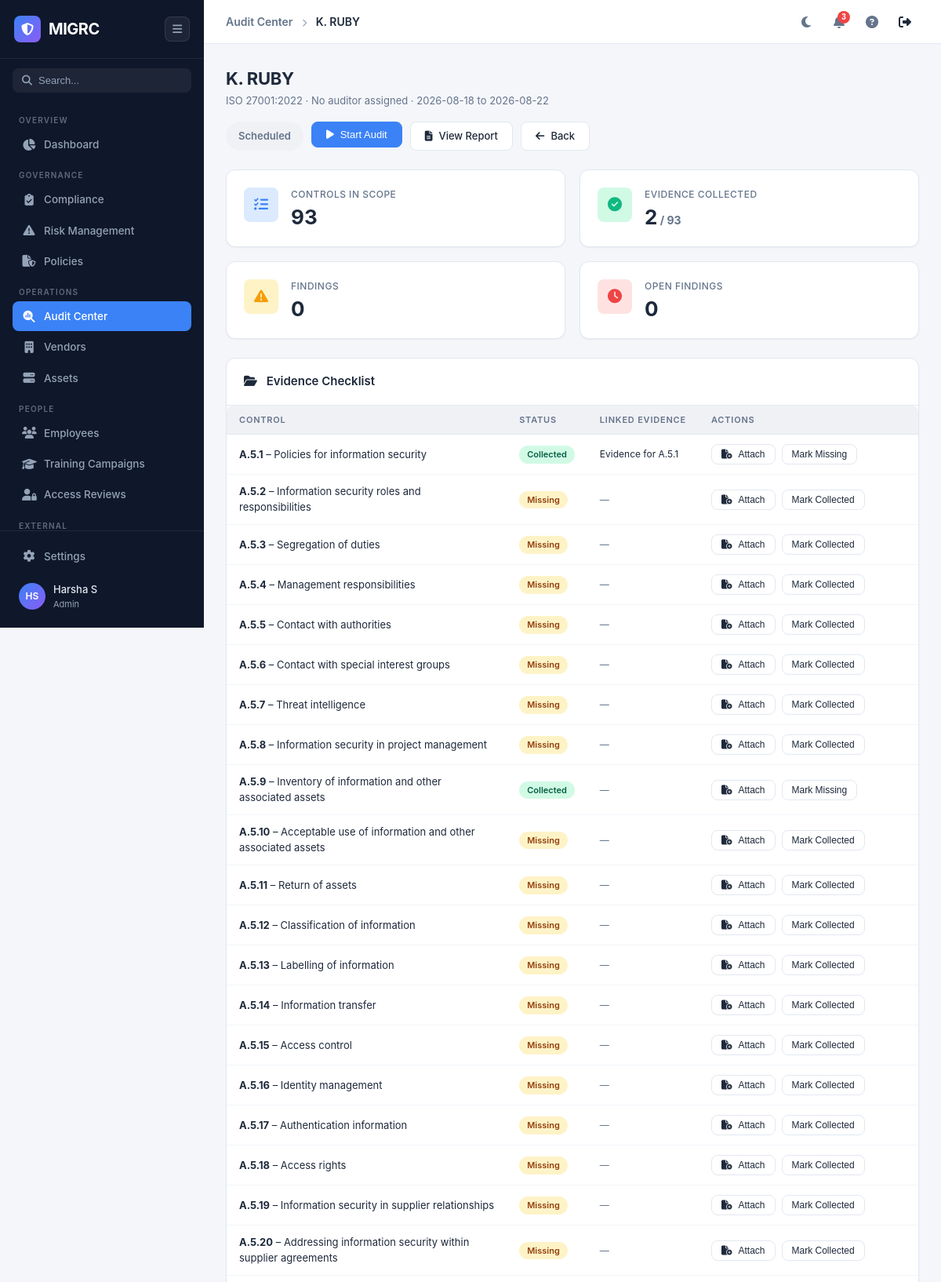
Screenshot of /audits/1 (signed in, upper part) with the database file from the repository.
### app/models.py (models this page shows, shortened)
class User(UserMixin, db.Model):
    __tablename__ = 'users'
    id = db.Column(db.Integer, primary_key=True)
    email = db.Column(db.String(120), unique=True, nullable=False, index=True)
    password_hash = db.Column(db.String(256), nullable=False)
    name = db.Column(db.String(100), nullable=False)
    role = db.Column(db.String(30), nullable=False, default='Viewer')
    is_active_user = db.Column(db.Boolean, default=True)
    created_at = db.Column(db.DateTime, default=datetime.utcnow)
    last_login = db.Column(db.DateTime)
    @property
    def is_active(self):
        return self.is_active_user

class Audit(db.Model):
    __tablename__ = 'audits'
    id = db.Column(db.Integer, primary_key=True)
    name = db.Column(db.String(200), nullable=False)
    framework = db.Column(db.String(100))
    auditor = db.Column(db.String(100))
    status = db.Column(db.String(30), default='Scheduled')
    start_date = db.Column(db.String(20))
    end_date = db.Column(db.String(20))
    created_at = db.Column(db.DateTime, default=datetime.utcnow)
    updated_at = db.Column(db.DateTime, default=datetime.utcnow, onupdate=datetime.utcnow)
    evidence_items = db.relationship('AuditEvidence', backref='audit', lazy='dynamic', cascade='all, delete-orphan')
    finding_items = db.relationship('AuditFinding', backref='audit', lazy='dynamic', cascade='all, delete-orphan')
    STATUS_FLOW = ['Scheduled', 'In Progress', 'Under Review', 'Completed']
    @property
    def evidence_total(self):
        return self.evidence_items.count()
    @property
    def evidence_collected(self):
        return self.evidence_items.filter_by(status='Collected').count()
    @property
    def findings(self):
        return self.finding_items.count()
    @property
    def open_findings(self):
        return self.finding_items.filter_by(status='Open').count()
    @property
    def next_status(self):
        try:
            idx = self.STATUS_FLOW.index(self.status)
        except ValueError:
            return None
        return self.STATUS_FLOW[idx + 1] if idx + 1 < len(self.STATUS_FLOW) else None

class AuditEvidence(db.Model):
    __tablename__ = 'audit_evidence'
    id = db.Column(db.Integer, primary_key=True)
    audit_id = db.Column(db.Integer, db.ForeignKey('audits.id'), nullable=False)
    control_id = db.Column(db.Integer, db.ForeignKey('controls.id'), nullable=False)
    evidence_id = db.Column(db.Integer, db.ForeignKey('evidence.id'), nullable=True)
    status = db.Column(db.String(30), default='Missing')
    collected_at = db.Column(db.DateTime)
    control = db.relationship('Control')
    evidence = db.relationship('Evidence')

class Control(db.Model):
    __tablename__ = 'controls'
    id = db.Column(db.Integer, primary_key=True)
    code = db.Column(db.String(20), nullable=False)
    title = db.Column(db.String(200), nullable=False)
    description = db.Column(db.Text)
    category = db.Column(db.String(100))
    framework_id = db.Column(db.Integer, db.ForeignKey('frameworks.id'), nullable=False)
    status = db.Column(db.String(30), default='Not Assessed')
    owner = db.Column(db.String(100))
    test_criteria = db.Column(db.Text)
    evidence_requirement = db.Column(db.Text)
    created_at = db.Column(db.DateTime, default=datetime.utcnow)
    updated_at = db.Column(db.DateTime, default=datetime.utcnow, onupdate=datetime.utcnow)
    evidence_mappings = db.relationship('EvidenceMapping', backref='control', lazy='dynamic', cascade='all, delete-orphan')

class Evidence(db.Model):
    __tablename__ = 'evidence'
    id = db.Column(db.Integer, primary_key=True)
    title = db.Column(db.String(200), nullable=False)
    description = db.Column(db.Text)
    file_path = db.Column(db.String(500))
    file_name = db.Column(db.String(200))
    file_type = db.Column(db.String(50))
    file_size = db.Column(db.Integer)
    source_type = db.Column(db.String(50))
    uploaded_by_id = db.Column(db.Integer, db.ForeignKey('users.id'))
    vendor_id = db.Column(db.Integer, db.ForeignKey('vendors.id'), nullable=True)
    audit_period_start = db.Column(db.Date)
    audit_period_end = db.Column(db.Date)
    status = db.Column(db.String(30), default='Pending Review')
    review_notes = db.Column(db.Text)
    reviewed_by = db.Column(db.String(100))
    reviewed_at = db.Column(db.DateTime)
    created_at = db.Column(db.DateTime, default=datetime.utcnow)
    updated_at = db.Column(db.DateTime, default=datetime.utcnow, onupdate=datetime.utcnow)
    uploaded_by = db.relationship('User', backref='evidence_uploads')
    evidence_mappings = db.relationship('EvidenceMapping', backref='evidence', lazy='dynamic', cascade='all, delete-orphan')

### app/routes/audits.py (the view)
@audits_bp.route('/audits/<int:audit_id>')
@login_required
def audit_detail(audit_id):
    audit = Audit.query.get_or_404(audit_id)
    evidence_items = audit.evidence_items.order_by(AuditEvidence.id).all()
    existing_evidence_by_control = {}
    for item in evidence_items:
        mappings = EvidenceMapping.query.filter_by(control_id=item.control_id).all()
        existing_evidence_by_control[item.control_id] = [m.evidence for m in mappings]
    findings = audit.finding_items.order_by(AuditFinding.created_at.desc()).all()
    all_controls = Control.query.order_by(Control.code).all()
    return render_template('audit_detail.html', page='audits',
        audit=audit, evidence_items=evidence_items,
        existing_evidence_by_control=existing_evidence_by_control,
        findings=findings, all_controls=all_controls,
        finding_types=FINDING_TYPES, finding_severities=FINDING_SEVERITIES)

### templates/audit_detail.html (shortened to what this page needs)
{% extends "base.html" %}
{% block breadcrumb %}
<a href="/audits" style="color:var(--text-secondary);text-decoration:none;">Audit Center</a>
<i class="fas fa-chevron-right" style="font-size:10px;margin:0 8px;color:var(--text-muted);"></i>
<span>{{ audit.name }}</span>
{% endblock %}
{% block content %}
<div class="page-header">
    <div>
        <h1>{{ audit.name }}</h1>
        <p>{{ audit.framework }} &middot; {{ audit.auditor or 'No auditor assigned' }} &middot; {{ audit.start_date }} to {{ audit.end_date }}</p>
    </div>
    <div class="page-actions">
        <span class="badge {% if audit.status == 'Completed' %}badge-success{% elif audit.status == 'Under Review' %}badge-warning{% elif audit.status == 'In Progress' %}badge-primary{% else %}badge-neutral{% endif %}" style="font-size:13px;padding:8px 16px;">{{ audit.status }}</span>
        {% if audit.next_status %}
        <form method="POST" action="{{ url_for('audits.update_audit_status', audit_id=audit.id) }}" style="display:inline;">
            <button type="submit" class="btn btn-primary">
                {% if audit.next_status == 'In Progress' %}<i class="fas fa-play"></i> Start Audit
                {% elif audit.next_status == 'Under Review' %}<i class="fas fa-paper-plane"></i> Submit for Review
                {% else %}<i class="fas fa-check"></i> Mark Completed{% endif %}
            </button>
        </form>
        {% endif %}
        <a href="{{ url_for('audits.audit_report', audit_id=audit.id) }}" class="btn btn-secondary" target="_blank"><i class="fas fa-file-lines"></i> View Report</a>
        <a href="/audits" class="btn btn-secondary"><i class="fas fa-arrow-left"></i> Back</a>
    </div>
</div>
<div class="grid-4" style="margin-bottom:24px;">
    <div class="stat-card">
        <div class="stat-icon blue"><i class="fas fa-list-check"></i></div>
        <div class="stat-info"><div class="stat-label">Controls in Scope</div><div class="stat-value">{{ evidence_items|length }}</div></div>
    </div>
    <div class="stat-card">
        <div class="stat-icon green"><i class="fas fa-check-circle"></i></div>
        <div class="stat-info"><div class="stat-label">Evidence Collected</div><div class="stat-value">{{ audit.evidence_collected }}<span style="font-size:14px;color:var(--text-secondary)"> / {{ audit.evidence_total }}</span></div></div>
    </div>
    <div class="stat-card">
        <div class="stat-icon orange"><i class="fas fa-triangle-exclamation"></i></div>
        <div class="stat-info"><div class="stat-label">Findings</div><div class="stat-value">{{ audit.findings }}</div></div>
    </div>
    <div class="stat-card">
        <div class="stat-icon red"><i class="fas fa-clock"></i></div>
        <div class="stat-info"><div class="stat-label">Open Findings</div><div class="stat-value">{{ audit.open_findings }}</div></div>
    </div>
</div>
<div class="card" style="margin-bottom:20px;">
    <div class="card-header"><h3><i class="fas fa-folder-open" style="margin-right:8px;"></i> Evidence Checklist</h3></div>
    <div class="card-body no-padding">
        <table>
            <thead>
                <tr><th>Control</th><th>Status</th><th>Linked Evidence</th><th style="width:280px;">Actions</th></tr>
            </thead>
            <tbody>
                {% for item in evidence_items %}
                <tr>
                    <td><strong>{{ item.control.code }}</strong> &ndash; {{ item.control.title }}</td>
                    <td>
                        <span class="badge {{ 'badge-success' if item.status == 'Collected' else 'badge-warning' }}">{{ item.status }}</span>
                    </td>
                    <td class="text-sm">
                        {% if item.evidence %}{{ item.evidence.title }}{% else %}<span class="text-muted">&mdash;</span>{% endif %}
                    </td>
                    <td>
                        <div class="flex gap-8" style="flex-wrap:wrap;">
                            <button class="btn btn-sm btn-secondary" onclick="toggleRow('manage-{{ item.id }}')"><i class="fas fa-file-circle-plus"></i> Attach</button>
                            <form method="POST" action="{{ url_for('audits.toggle_evidence', audit_id=audit.id, evidence_id=item.id) }}" style="display:inline;">
                                <button type="submit" class="btn btn-sm btn-secondary">{{ 'Mark Missing' if item.status == 'Collected' else 'Mark Collected' }}</button>
                            </form>
                        </div>
                            {% set existing = existing_evidence_by_control.get(item.control_id, []) %}
                    </td>
                </tr>
                {% endfor %}
            </tbody>
        </table>
    </div>
</div>
{% endblock %}

### templates/base.html (shortened to what this page needs)
<!DOCTYPE html>
<html lang="en" data-theme="light">
<head>
    <link rel="stylesheet" href="{{ url_for('static', filename='css/style.css') }}">
    <link rel="stylesheet" href="https://cdnjs.cloudflare.com/ajax/libs/font-awesome/6.5.1/css/all.min.css">
</head>
<body>
    <aside class="sidebar" id="sidebar">
        <div class="sidebar-header">
            <div class="logo">
                <div class="logo-icon"><i class="fas fa-shield-halved"></i></div>
                <span class="logo-text">MIGRC</span>
            </div>
            <button class="sidebar-toggle" id="sidebarToggle">
                <i class="fas fa-bars"></i>
            </button>
        </div>
        <div class="sidebar-search">
            <div class="search-box">
                <i class="fas fa-search"></i>
                <input type="text" placeholder="Search..." id="sidebarSearch">
            </div>
        </div>
        <nav class="sidebar-nav">
            <div class="nav-section">
                <span class="nav-section-title">Overview</span>
                <a href="/" class="nav-item {% if page == 'dashboard' %}active{% endif %}">
                    <i class="fas fa-chart-pie"></i>
                    <span>Dashboard</span>
                </a>
            </div>
            <div class="nav-section">
                <span class="nav-section-title">Governance</span>
                <a href="/compliance" class="nav-item {% if page == 'compliance' %}active{% endif %}">
                    <i class="fas fa-clipboard-check"></i>
                    <span>Compliance</span>
                </a>
                <a href="/risks" class="nav-item {% if page == 'risks' %}active{% endif %}">
                    <i class="fas fa-exclamation-triangle"></i>
                    <span>Risk Management</span>
                </a>
                <a href="/policies" class="nav-item {% if page == 'policies' %}active{% endif %}">
                    <i class="fas fa-file-shield"></i>
                    <span>Policies</span>
                </a>
            </div>
            <div class="nav-section">
                <span class="nav-section-title">Operations</span>
                <a href="/audits" class="nav-item {% if page == 'audits' %}active{% endif %}">
                    <i class="fas fa-magnifying-glass-chart"></i>
                    <span>Audit Center</span>
                </a>
                <a href="/vendors" class="nav-item {% if page == 'vendors' %}active{% endif %}">
                    <i class="fas fa-building"></i>
                    <span>Vendors</span>
                </a>
                <a href="/assets" class="nav-item {% if page == 'assets' %}active{% endif %}">
                    <i class="fas fa-server"></i>
                    <span>Assets</span>
                </a>
            </div>
            <div class="nav-section">
                <span class="nav-section-title">People</span>
                <a href="/people/employees" class="nav-item {% if page == 'employees' %}active{% endif %}">
                    <i class="fas fa-users"></i>
                    <span>Employees</span>
                </a>
                <a href="/people/training-campaigns" class="nav-item {% if page == 'training_campaigns' %}active{% endif %}">
                    <i class="fas fa-graduation-cap"></i>
                    <span>Training Campaigns</span>
                </a>
                <a href="/people/access-reviews" class="nav-item {% if page == 'access_reviews' %}active{% endif %}">
                    <i class="fas fa-user-lock"></i>
                    <span>Access Reviews</span>
                </a>
            </div>
            <div class="nav-section">
                <span class="nav-section-title">External</span>
            </div>
        </nav>
        <div class="sidebar-footer">
            <a href="/settings" class="nav-item {% if page == 'settings' %}active{% endif %}">
                <i class="fas fa-gear"></i>
                <span>Settings</span>
            </a>
            <div class="user-profile">
                <div class="avatar">{{ current_user.name.split()[0][0] }}{{ current_user.name.split()[-1][0] if ' ' in current_user.name else '' }}</div>
                <div class="user-info">
                    <span class="user-name">{{ current_user.name }}</span>
                    <span class="user-role">{{ current_user.role }}</span>
                </div>
            </div>
        </div>
    </aside>
    <main class="main-content" id="mainContent">
        <header class="topbar">
            <div class="topbar-left">
                <div class="breadcrumb">
                    {% block breadcrumb %}{% endblock %}
                </div>
            </div>
            <div class="topbar-right">
                <button class="topbar-btn" id="themeToggle" title="Toggle theme">
                    <i class="fas fa-moon"></i>
                </button>
                <button class="topbar-btn" title="Notifications">
                    <span class="notification-badge">3</span>
                </button>
                <button class="topbar-btn" title="Help">
                    <i class="fas fa-question-circle"></i>
                </button>
                <a href="/logout" class="topbar-btn" title="Logout" style="text-decoration:none;color:inherit;">
                    <i class="fas fa-right-from-bracket"></i>
                </a>
            </div>
        </header>
        <div class="page-content">
            {% block content %}{% endblock %}
        </div>
    </main>
</body>
</html>

### rows the page displays
User: name "H", name "S", name "Harsha S", role "Admin"
Audit: name "K. RUBY", framework "ISO 27001:2022", auditor "No auditor assigned", start_date "2026-08-18", end_date "2026-08-22", status "Scheduled"
AuditEvidence: control.code "A.5.1", control "Policies for information security", status "Collected", evidence "Evidence for A.5.1", status "Mark Missing"
AuditEvidence: control.code "A.5.2", control "Information security roles and responsibilities", status "Missing", status "Mark Collected"
AuditEvidence: control.code "A.5.3", control "Segregation of duties", status "Missing", status "Mark Collected"
AuditEvidence: control.code "A.5.4", control "Management responsibilities", status "Missing", status "Mark Collected"
AuditEvidence: control.code "A.5.5", control "Contact with authorities", status "Missing", status "Mark Collected"
AuditEvidence: control.code "A.5.6", control "Contact with special interest groups", status "Missing", status "Mark Collected"
AuditEvidence: control.code "A.5.7", control "Threat intelligence", status "Missing", status "Mark Collected"
AuditEvidence: control.code "A.5.8", control "Information security in project management", status "Missing", status "Mark Collected"
AuditEvidence: control.code "A.5.9", control "Inventory of information and other associated assets", status "Collected", status "Mark Missing"
AuditEvidence: control.code "A.5.10", control "Acceptable use of information and other associated assets", status "Missing", status "Mark Collected"
AuditEvidence: control.code "A.5.11", control "Return of assets", status "Missing", status "Mark Collected"
AuditEvidence: control.code "A.5.12", control "Classification of information", status "Missing", status "Mark Collected"
AuditEvidence: control.code "A.5.13", control "Labelling of information", status "Missing", status "Mark Collected"
AuditEvidence: control.code "A.5.14", control "Information transfer", status "Missing", status "Mark Collected"
AuditEvidence: control.code "A.5.15", control "Access control", status "Missing", status "Mark Collected"
AuditEvidence: control.code "A.5.16", control "Identity management", status "Missing", status "Mark Collected"
AuditEvidence: control.code "A.5.17", control "Authentication information", status "Missing", status "Mark Collected"
AuditEvidence: control.code "A.5.18", control "Access rights", status "Missing", status "Mark Collected"
AuditEvidence: control.code "A.5.19", control "Information security in supplier relationships", status "Missing", status "Mark Collected"
AuditEvidence: control.code "A.5.20", control "Addressing information security within supplier agreements", status "Missing", status "Mark Collected"

### other values shown
{{ evidence_items|length }} "93"
{{ audit.evidence_collected }} "2"
{{ audit.evidence_total }} "93"
{{ audit.findings }} "0"
{{ audit.open_findings }} "0"
